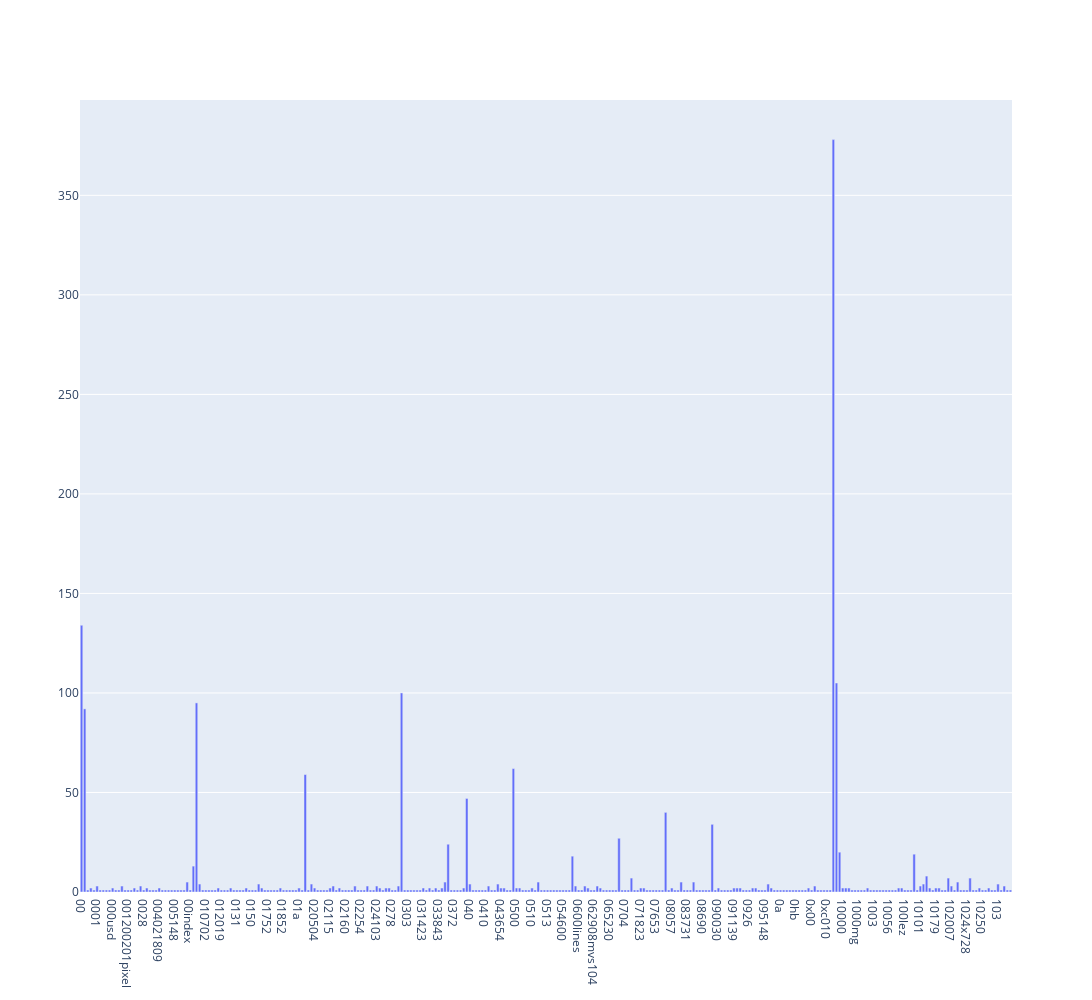

Notebook source saved alongside this figure:
### Markdown cell above
### >>> **Exercise 13 (take home):**
If you want a nicer interactive visualization here, I would encourage you try to install and use plotly to achieve this.

### Code cell
import plotly.graph_objects as go

# I use this plot because it have grid lines and is clear
# I also configure plot size to make document terms large enough to see

# Get each term appear times of all documents
term_frequencies = np.asarray(X_counts.sum(axis=0))[0]
x = count_vect.get_feature_names_out()[:300]
y = term_frequencies[:300]

fig = go.Figure()
fig.add_trace(go.Bar(x=x, y=y))
fig.update_layout(width=5000, height=1000)
fig.show()

### Figure 1 — Plotly figure (JSON) as saved in the notebook; plotly's stock layout.template omitted (floating-point values rounded to 4 significant figures; data arrays with more than 128 entries replaced by an {"elided": "..."} marker saying what was removed)
{"data": [{"type": "bar", "x": {"elided": "300 str values"}, "y": {"elided": "300 int values"}}], "layout": {"height": 1000, "width": 5000}}
